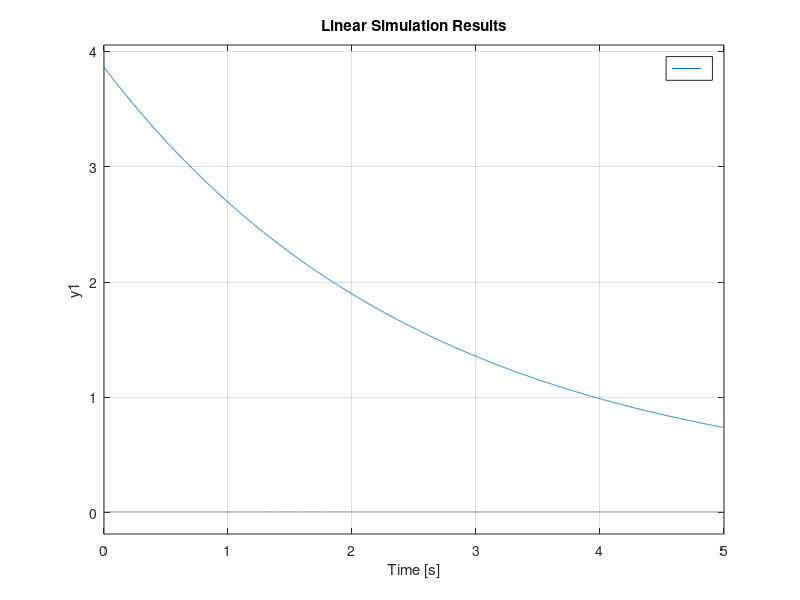
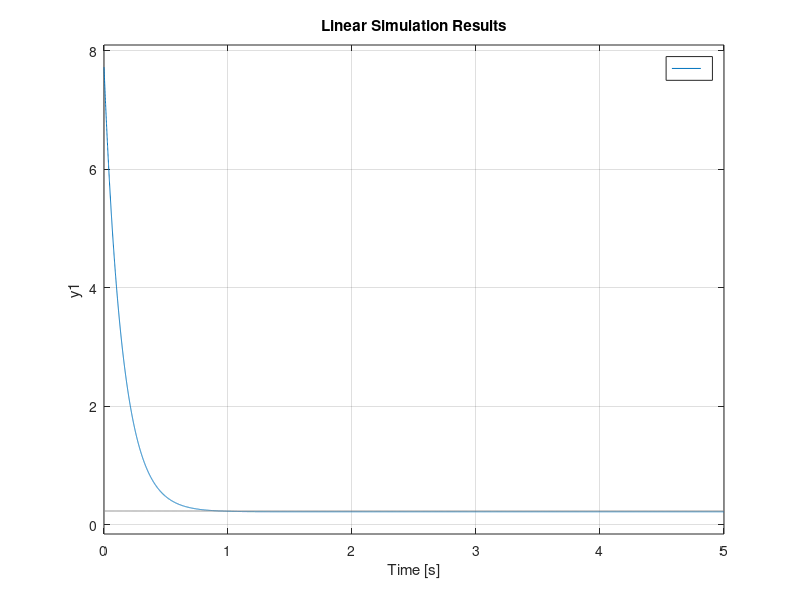

These charts were generated, in order, by the following MATLAB code:
% wn= input('frequency')
% zeta= input('damping factor')
% k= input('constant')
wn = 2;
zeta = .7;
k = 1;

num= [k*wn^2];
deno= [1 2*zeta*wn wn^2];
g= tf(num, deno);
t= feedback(g,1);
[A, B, C, D] = tf2ss(num, deno);
sys = ss(A, B, C, D);
% initial(sys, [1, 1]);
% USE LSIM
t = linspace(0, 5, 100);
x0 = [0, 1];
u = 0.2*ones(length(t), 1);

a = [1556 1219866; 1 0];
b = [-2864562; 0];
c = [0 1];
d = [0];

a1 = -159;
b1 = 689;
c1 = 1;
d1 = 0;

refIn = 0.23;

% tc1 = 0.855;
tc1 = 0.524;
atc1 = -1/tc1;
btc1 = 0.4/tc1;
ctc1 = 1;
dtc1 = 1;

tt = linspace(0, 3.5, 10000);
ut = refIn*ones(length(tt), 1);

x0t = [0; 2.1];
xt = [0, 0];

syst = ss(a, b, c, d);
syst1 = ss(a1, b1, c1, d1);
systc1 = ss(atc1, btc1, ctc1, dtc1);

tft = tf(syst);
tf1 = tf(syst1);
tftc1 = tf(systc1);
gt = tft/(1 - .01*tft);
g1 = tf1/(1 - .01*tf1);
gtc1 = (tftc1/(1-tftc1))/0.01;

ggtc1 = tf(0.4/tc1, [1, -1.4/tc1]);
htc1 = tf(0.4/tc1, [1, 1/tc1]);
testfeed1 = feedback(g1, 0.01);

close all


% out=lsim(syst, ut, tt, x0t);
% out1 = lsim(syst1, ut, tt, 2.45);
% outtc1 = lsim(systc1, ut, tt, 2.45);
% gout1 = lsim(g1, ut, tt,  [189; 2.707]);
% goutt = lsim(gt, ut, tt, 2.707);
% gouttc1 = lsim(gtc1, ut, tt, 2.45);
% 
% 
% for i = 0.1:0.1:0.9
%    hold on
%    lsim(ss(feedback(i*htc1, 1)), 0.5*ut, tt, 2.45);
% end

%% 

% yss = 0.19;
yss = 0.21;
% refIn = 0.23;
refIn=0.01;
% tc1 = 0.524;

% n=10000
% tc1 = 0.388;

% n=71400
% tc1 = 1.46;
tc1 = 2.59;
k1 = yss/refIn;

x01 = 2.4;

t1 = linspace(0,5, 10000);
u1 = 0.23*ones(length(t1), 1);

s = tf('s');
g1 = k1/(tc1*s + 1);

close all
figure
lsim(ss(g1), 0.01*ones(length(t1), 1) , t1, 1);
% lsim(ss(g1), u1, t1, 1);

q = 1;
r = 1.1;

kNew = lqr(ss(g1), q, r);
h1 = feedback(kNew*g1, 1);

figure
lsim(ss(h1), u1, t1, 2);
% lsim(ss(h1), u1, t1, x01);
% lsim(c2d(ss(feedback(kNew*g1, 1)), 0.001), 0.23*ones(length([0:0.001:1]), 1), [0:0.001:1], x01);
